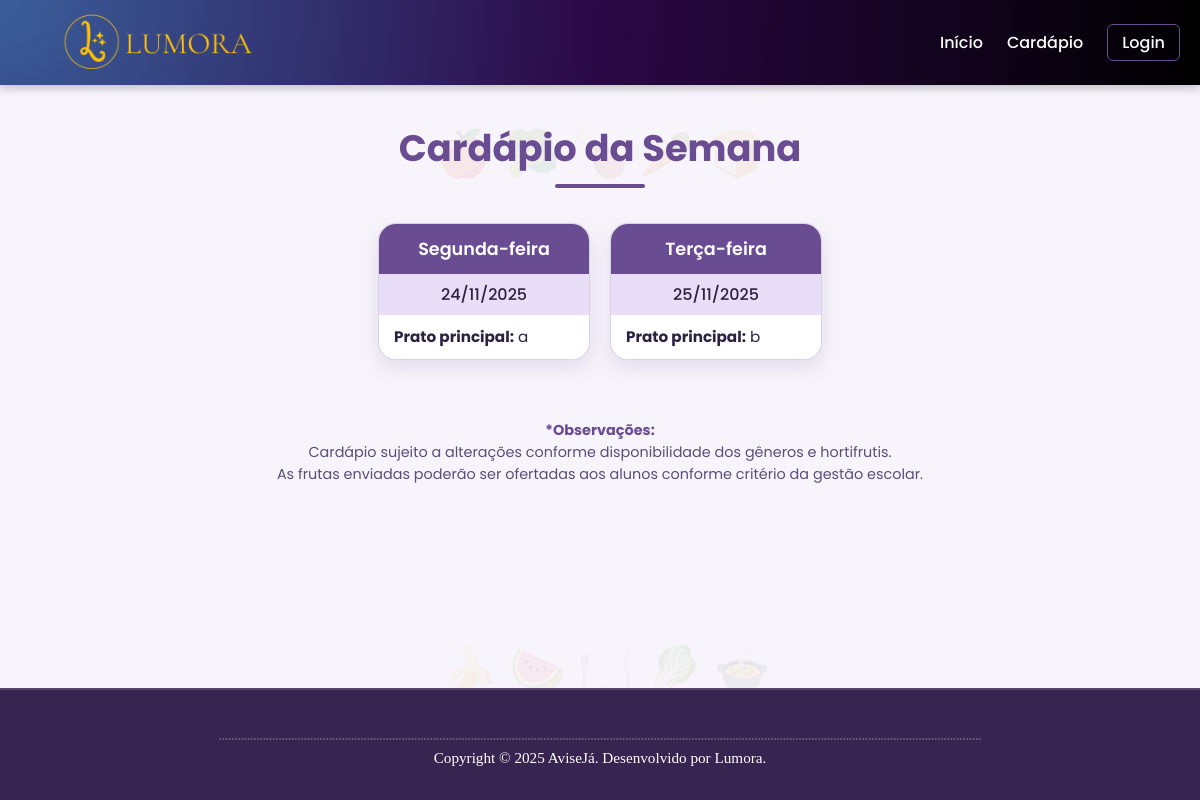
The page /cardapio.php on the database as committed earlier.
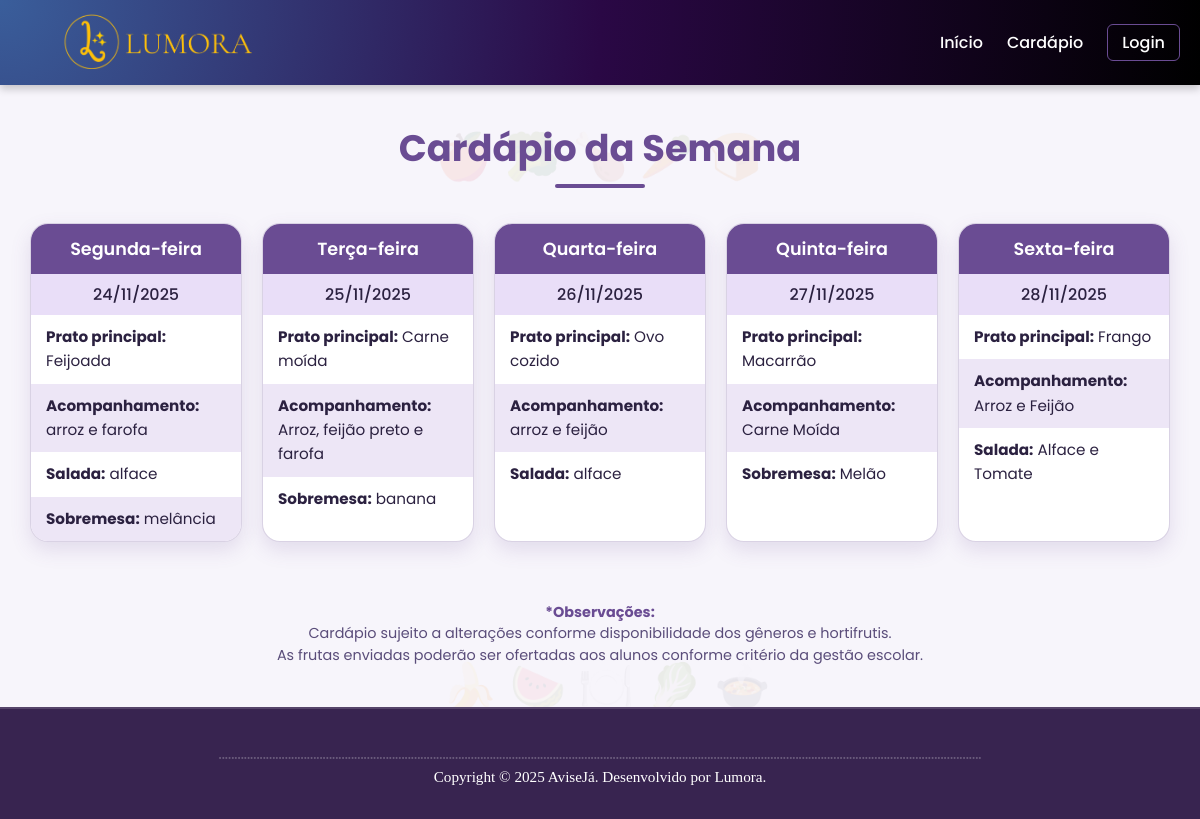
The same page on the database as committed later.
### tables this page shows
CREATE TABLE IF NOT EXISTS `tb_cardapio` (
  `id` int NOT NULL AUTO_INCREMENT,
  `dia_semana` enum('Segunda-feira','Terça-feira','Quarta-feira','Quinta-feira','Sexta-feira') NOT NULL,
  `prato_principal` varchar(255) NOT NULL,
  `acompanhamento` varchar(255) DEFAULT NULL,
  `salada` varchar(255) DEFAULT NULL,
  `sobremesa` varchar(255) DEFAULT NULL,
  PRIMARY KEY (`id`)
);

### conexao/conexao.php (called while the page is built, shortened)
<?php
class BancodeDados {
    private $host = "localhost";
    private $user = "root";
    private $senha = "prof@3t3c";
    private $banco = "gestao_merenda";
	public function conecta(){
        $this->con = mysqli_connect($this->host, $this->user, $this->senha, $this->banco);
    }
}
?>

### cardapio.php (the view, shortened to what this page needs)
<?php
require_once('conexao/conexao.php');
$mysql = new BancodeDados();
$mysql->conecta();
$cardapioSemanal = [];
$sql = "SELECT * FROM tb_cardapio ORDER BY FIELD(dia_semana, 'Segunda-feira', 'Terça-feira', 'Quarta-feira', 'Quinta-feira', 'Sexta-feira')";
$query = mysqli_query($mysql->con, $sql);
while($row = mysqli_fetch_assoc($query)) {
    $cardapioSemanal[$row['dia_semana']][] = $row;
}
$diasSemanaMapa = [
    'Segunda-feira' => 'monday', 'Terça-feira' => 'tuesday',
    'Quarta-feira'  => 'wednesday', 'Quinta-feira' => 'thursday',
    'Sexta-feira'   => 'friday'
];
?>
<!DOCTYPE html>
<html lang="pt-br">
<head>
    <link rel="stylesheet" href="css/style.css">
    <link rel="stylesheet" href="css/CarCSS.css">
    <link rel="stylesheet" href="https://cdnjs.cloudflare.com/ajax/libs/font-awesome/6.0.0-beta3/css/all.min.css">
</head>
<body>
    <header class="cabecalho-fixo">
        <div class="logo">
            <a href="index.php">
                <img src="imgs/lumora.png" alt="Logo Lumora" class="logo-img">
            </a>
        </div>
        <nav class="menu-principal">
            <ul>
                <li><a href="index.php">Início</a></li>
                <li><a href="cardapio.php">Cardápio</a></li>
                <?php if (isset($_SESSION['log']) && $_SESSION['log'] === 'ativo'): ?>
                    <?php if ($_SESSION['nivel'] === 'admin'): ?>
                        <li><a href="painel_contas.php">Painel de Controle</a></li>
                    <?php endif; ?>
                    <li><a href="logout.php" class="btn-logout">Logout</a></li>
                <?php else: ?>
                    <li><a href="login.php" class="btn-login">Login</a></li>
                <?php endif; ?>
            </ul>
        </nav>
    </header>
    <div id='main'>
        <h1 class="cardapio-titulo">Cardápio da Semana</h1>
        <div class="cardapio-container">
            <?php if (!empty($cardapioSemanal)): ?>
                <?php foreach ($cardapioSemanal as $dia => $pratos): ?>
                    <?php
                    $diaEmIngles = $diasSemanaMapa[$dia] ?? '';
                    $dataDoPrato = date('Y-m-d', strtotime("$diaEmIngles this week"));
                    ?>
                    <div class="card-dia">
                        <div class="dia-semana"><?php echo $dia; ?></div>
                        <div class="data"><?php echo date('d/m/Y', strtotime($dataDoPrato)); ?></div>
                        <div class="itens">
                            <?php foreach ($pratos as $prato): ?>
                                <p><strong>Prato principal:</strong> <?php echo htmlspecialchars($prato['prato_principal']); ?></p>
                                <?php if (!empty($prato['acompanhamento'])): ?>
                                    <p><strong>Acompanhamento:</strong> <?php echo htmlspecialchars($prato['acompanhamento']); ?></p>
                                <?php endif; ?>
                                <?php if (!empty($prato['salada'])): ?>
                                    <p><strong>Salada:</strong> <?php echo htmlspecialchars($prato['salada']); ?></p>
                                <?php endif; ?>
                                <?php if (!empty($prato['sobremesa'])): ?>
                                    <p><strong>Sobremesa:</strong> <?php echo htmlspecialchars($prato['sobremesa']); ?></p>
                                <?php endif; ?>
                            <?php endforeach; ?>
                        </div>
                    </div>
                <?php endforeach; ?>
            <?php else: ?>
                <div class="cardapio-vazio">
                    <p>O cardápio da semana ainda não foi cadastrado.</p>
                </div>
            <?php endif; ?>
        </div>
        <p class="obs">
            <strong>*Observações:</strong><br>
            Cardápio sujeito a alterações conforme disponibilidade dos gêneros e hortifrutis.<br>
            As frutas enviadas poderão ser ofertadas aos alunos conforme critério da gestão escolar.
        </p>
    </div>
        <footer>
        <h5>..................................................................................................................................................................................................................................................</h5>
        <p> Copyright © 2025 AviseJá. Desenvolvido por Lumora. </p>
    </footer>
</body>
</html>

### css/style.css (style rules this page uses)
body { margin: 0; padding: 0; font-family: -apple-system, BlinkMacSystemFont, "Segoe UI", Roboto, "Helvetica Neue", Arial, sans-serif; color: #22223b; padding-top: 60px; display: flex; flex-direction: column; min-height: 100vh; }
.cabecalho-fixo { position: fixed; top: 0; left: 0; width: 100%; height: 85px; background: radial-gradient(circle at top left, #3a5e9b, #2a0845, #000000); box-shadow: 0 4px 8px rgba(0, 0, 0, 0.2); display: flex; justify-content: space-between; align-items: center; padding: 0 20px; z-index: 1000; box-sizing: border-box; }
.menu-principal ul { list-style: none; display: flex; gap: 24px; margin: 0; padding: 0; }
.menu-principal a { text-decoration: none; color: #ffffff; font-weight: 500; transition: color 0.3s; }
.btn-login, .btn-logout { font-weight: bold; padding: 6px 14px; border-radius: 6px; transition: all 0.3s ease; }
.btn-login { background: transparent; border: 1px solid #6a4c93; color: #6a4c93; }
.logo-img { height: 60px; width: auto; object-fit: contain; margin-left: 40px; }
:root { --gal-1: #0d1b3d; --gal-2: #2c1a5e; --gal-3: #3b2a76; --gold: #ffd700; --star-opacity: 0.22; }
footer { padding: 20px 5px; text-align: center; align-items: center; font-family: Times, Times New Roman, serif; font-size: large; color: #ddd; background-color: #2a0845; }
footer h5 { opacity: 25%; margin-bottom: -10px; }

### css/CarCSS.css (style rules this page uses)
:root { --lumora-primary: #6a4c93; --lumora-light: #f7f5fb; --lumora-mid: #ede6f6; --lumora-softpurple: #e9def8; --text-dark: #2b2140; --radius: 18px; --shadow: 0 8px 20px rgba(106, 76, 147, 0.15); }
html, body { height: 100%; display: flex; flex-direction: column; }
body { font-family: "Poppins", sans-serif; background-color: var(--lumora-light); color: var(--text-dark); margin: 0; padding: 0; }
#main { flex: 1; }
.cardapio-titulo { text-align: center; font-size: 2.3em; color: var(--lumora-primary); font-weight: 700; margin-top: 120px; margin-bottom: 15px; }
.cardapio-titulo::after { content: ""; width: 90px; height: 4px; background-color: var(--lumora-primary); border-radius: 5px; display: block; margin: 8px auto 0; }
.cardapio-container { display: flex; justify-content: center; flex-wrap: wrap; gap: 20px; padding: 20px; max-width: 1200px; margin: 0 auto; }
.card-dia { background: #fff; border-radius: var(--radius); box-shadow: var(--shadow); overflow: hidden; flex: 1 1 210px; max-width: 210px; transition: all 0.25s ease; border: 1px solid rgba(106, 76, 147, 0.25); display: flex; flex-direction: column; justify-content: space-between; }
.card-dia .dia-semana { background-color: var(--lumora-primary); color: #fff; font-weight: 600; text-align: center; padding: 12px 0; font-size: 1.1em; }
.card-dia .data { background-color: var(--lumora-softpurple); color: var(--text-dark); text-align: center; padding: 8px 0; font-weight: 500; }
.card-dia .itens { font-size: 0.95em; line-height: 1.6em; flex-grow: 1; }
.card-dia .itens p { margin: 0; padding: 10px 15px; }
.card-dia .itens p:nth-child(odd) { background-color: #fff; }
.card-dia .itens p:nth-child(even) { background-color: var(--lumora-mid); }
.obs { text-align: center; font-size: 0.9em; color: #5a4d7a; margin: 40px auto; max-width: 850px; line-height: 1.5em; }
.obs strong { color: var(--lumora-primary); }
footer { background-color: #382450; color: #fff; text-align: center; padding: 18px 0; font-size: 0.95em; width: 100%; position: relative; margin-top: auto; bottom: 0; left: 0; right: 0; border-top: 2px solid rgba(255, 255, 255, 0.15); z-index: 10; }
body::before, body::after { position: fixed; font-size: 45px; opacity: 0.08; pointer-events: none; z-index: -1; filter: drop-shadow(0 0 2px rgba(0, 0, 0, 0.05)); }
body::before { content: "🍎 🥦 🍗 🥕 🍞"; top: 15%; left: 5%; width: 90%; text-align: center; }
body::after { content: "🍌 🍉 🍽️ 🥬 🍲"; bottom: 12%; left: 8%; width: 85%; text-align: center; }

Rows that differ between the two databases and show on the page:
removed tb_cardapio: prato_principal "a", shown under "Segunda-feira"
removed tb_cardapio: prato_principal "b", shown under "Terça-feira"
added tb_cardapio: prato_principal "Feijoada", acompanhamento "arroz e farofa", salada "alface", sobremesa "melância", shown under "Segunda-feira"
added tb_cardapio: prato_principal "Carne moída", acompanhamento "Arroz, feijão preto e farofa", sobremesa "banana", shown under "Terça-feira"
added tb_cardapio: prato_principal "Ovo cozido", acompanhamento "arroz e feijão", salada "alface", shown under "Quarta-feira"
added tb_cardapio: prato_principal "Macarrão", acompanhamento "Carne Moída", sobremesa "Melão", shown under "Quinta-feira"
added tb_cardapio: prato_principal "Frango", acompanhamento "Arroz e Feijão", salada "Alface e Tomate", shown under "Sexta-feira"
Other text that changed with them:
new list line: "Quarta-feira 26/11/2025"
new list line: "Quinta-feira 27/11/2025"
new list line: "Sexta-feira 28/11/2025"
